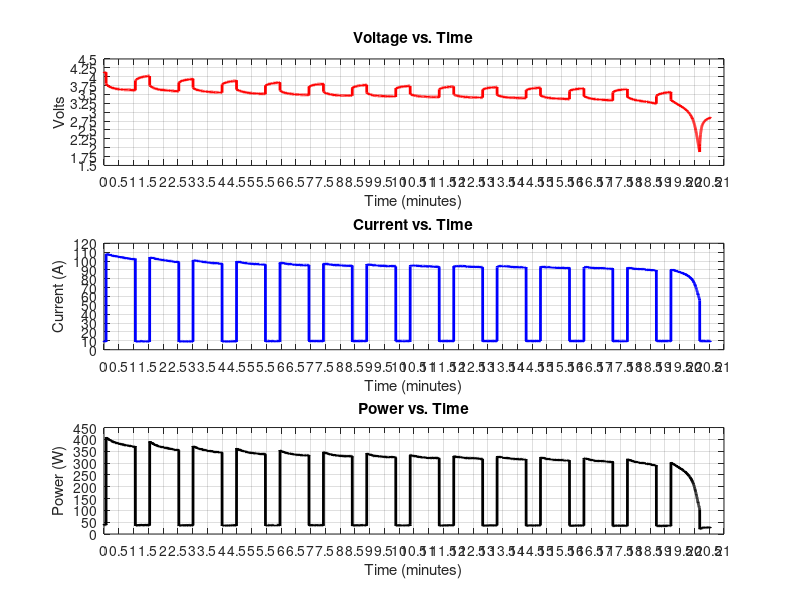

Reproduce this figure in MATLAB.
load('Single_Cell_test.mat')
Single_Cell_Test = Single_Cell_Test(2:end,:);
[a,b] = size(Single_Cell_Test);
xStart = 0;
dx = 0.1;
N = a;
x = xStart + (0:N-1)*dx;
Single_Cell_Test(:,5) = x';

subplot(3,1,2)
plot(Single_Cell_Test(:,5)./60,Single_Cell_Test(:,2),'b','LineWidth',2)
title('Current vs. Time');
xlabel('Time (minutes)');
ylabel('Current (A)');
xlim([0,21]);
xticks(0:.5:100);
yticks(0:10:1000);
grid on
subplot(3,1,1)
plot(Single_Cell_Test(:,5)./60,Single_Cell_Test(:,3),'r','LineWidth',2)
title('Voltage vs. Time');
xlabel('Time (minutes)');
ylabel('Volts');
xlim([0,21]);
xticks(0:.5:100);
yticks(0:0.25:10);
grid on
subplot(3,1,3)
plot(Single_Cell_Test(:,5)./60,Single_Cell_Test(:,3).*Single_Cell_Test(:,2),'k','LineWidth',2)
title('Power vs. Time');
xlabel('Time (minutes)');
ylabel('Power (W)');
xlim([0,21]);
ylim([0,450]);
xticks(0:.5:100);
yticks(0:50:1000);
grid on